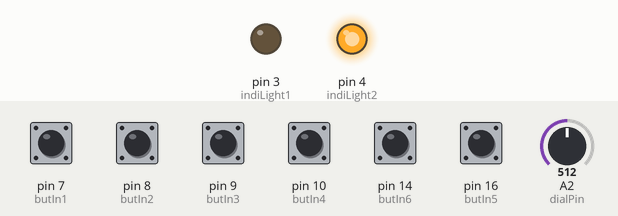
Bench run of a sketch on a simulated Arduino Leonardo, built with avr-gcc and run on an emulated ATmega32U4. On the bench: output pins drawn as LEDs (lit = HIGH). Inputs (shaded band) come from the test bench; at power-on: pin 7 (butIn1), pin 8 (butIn2), pin 9 (butIn3), pin 10 (butIn4), pin 14 (butIn6), pin 16 (butIn5) HIGH, A2 (dialPin) = 512. USB keyboard and mouse output is not drawn; what the sketch prints to the serial monitor is not drawn.

Above: at 1.2 s.
1.3 s: A2 (dialPin) set to 504
At 1.7 s:
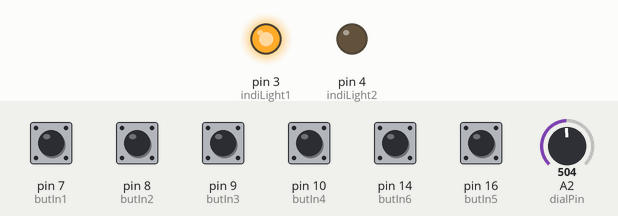
13.7 s: A2 (dialPin) set to 716
At 14.7 s:
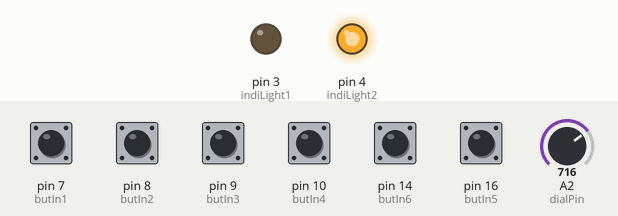
Timing chart, 0 to 16.2 s (numbered marks = the images above; inputs shaded):
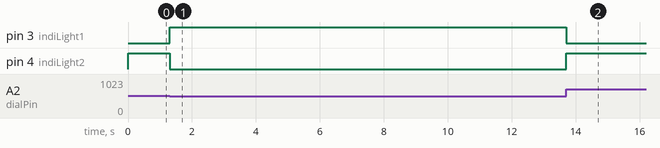

The sketch:

Blink_copy_20230213163703_copy_20230215143907.ino
```cpp
#include <Keyboard.h>

//INPUTS for buttons
const int butIn1 = 7;
const int butIn2 = 8;
const int butIn3 = 9;
const int butIn4 = 10;
const int butIn5 = 16;
const int butIn6 = 14;

int dialPin = A2;     // Pin connected to the potentiometer dial
int dialValue = 0;    // Variable to store the dial value
int outputValue = 0;  // value read from the pot

const int indiLight1 = 3; //Dial indicator lights
const int indiLight2 = 4;

void setup() {
  pinMode(butIn1, INPUT_PULLUP); //Setting button pinmodes to read
  pinMode(butIn2, INPUT_PULLUP);
  pinMode(butIn3, INPUT_PULLUP);
  pinMode(butIn4, INPUT_PULLUP);
  pinMode(butIn5, INPUT_PULLUP);
  pinMode(butIn6, INPUT_PULLUP);

  pinMode(dialPin, INPUT); // Dial pin reader

  pinMode(3, OUTPUT); //Indicator light output
  pinMode(4, OUTPUT);

  Keyboard.begin(); //Starting keyboard reader
  Serial.begin(9600); //Starting serial reader for dial
}

void loop() {

  readDialValue();

  // wait 2 milliseconds before the next loop for the analog-to-digital converter to settle after the last reading:
  delay(2);

  switch (outputValue) { //Runs different functions depending on dial
    case 0:
      digitalWrite(indiLight1, HIGH); //Turning on/off proper indicator lights
      digitalWrite(indiLight2, LOW);

      if (digitalRead(butIn1) == LOW) {
        openLinkOne();
        Serial.print("Case 0 button 0");
        delay(1000);
      }
      if (digitalRead(butIn2) == LOW) {
        openAppOne();
        Serial.print("Case 0 button 1");
        delay(1000);
      }
      if (digitalRead(butIn3) == LOW) {
        makeCallOne();
        Serial.print("Case 0 button 2");
        delay(1000);
      }
      if (digitalRead(butIn4) == LOW) {
        sendEmailOne();
        Serial.print("Case 0 button 3");
        delay(1000);
      }
      if (digitalRead(butIn5) == LOW) {
        sendIMessageOne();
        Serial.print("Case 0 button 4");
        delay(1000);
      }
      if (digitalRead(butIn6) == LOW) {
        Serial.print("ANOTHER FUNCTION 1");
        Serial.print("Case 0 button 5");
        delay(1000);
      }
      break;

    case 1:
      digitalWrite(indiLight1, LOW);
      digitalWrite(indiLight2, HIGH);

      if (digitalRead(butIn1) == LOW) {
        openLinkTwo();
        Serial.print("Case 1 button 0");
        delay(1000);
      }
      if (digitalRead(butIn2) == LOW) {
        openAppTwo();
        Serial.print("Case 1 button 1");
        delay(1000);
      }
      if (digitalRead(butIn3) == LOW) {
        makeCallTwo();
        Serial.print("Case 1 button 2");
        delay(1000);
      }
      if (digitalRead(butIn4) == LOW) {
        sendEmailTwo();
        Serial.print("Case 1 button 3");
        delay(1000);
      }
      if (digitalRead(butIn5) == LOW) {
        sendIMessageTwo();
        Serial.print("Case 1 button 4");
        delay(1000);
      }
      if (digitalRead(butIn6) == LOW) {
        Serial.print("ANOTHER FUNCTION 2");
        Serial.print("Case 1 button 5");
        delay(1000);
      }

      break;
    default:
      // run a default function
      break;
  }
}

//Printing dial results to the Serial Monitor
void readDialValue(){
  dialValue = analogRead(dialPin);              // Reading the dial value
  outputValue = map(dialValue, 0, 1023, 0, 2);  // Map the dial value to 0-1
  Serial.print("dialValue = ");
  Serial.print(dialValue);
  Serial.print("\t output = ");
  Serial.println(outputValue);
}

//TYPING FUNCTIONS THAT OCCUR ON COMPUTER WITH KEYBOARD

//Opens Terminal
void openTerminal() {
  Keyboard.press(KEY_LEFT_GUI);
  Keyboard.press(32);
  Keyboard.releaseAll();
  delay(500);
  Keyboard.print("terminal");
  Keyboard.press(KEY_KP_ENTER);
  delay(500);
  Keyboard.releaseAll();
  delay(750);
}

//Opening links
void openLinkOne() {
  openTerminal();
  Keyboard.print("Python3 openLinkOne.py");
  Keyboard.press(KEY_KP_ENTER);
  Keyboard.releaseAll();
}
void openLinkTwo() {
  openTerminal();
  Keyboard.print("Python3 openLinkTwo.py");
  Keyboard.press(KEY_KP_ENTER);
  Keyboard.releaseAll();
}

//Opens apps
void openAppOne() {
  openTerminal();
  Keyboard.print("Python3 openAppOne.py");
  Keyboard.press(KEY_KP_ENTER);
  Keyboard.releaseAll();
}
void openAppTwo() {
  openTerminal();
  Keyboard.print("Python3 openAppTwo.py");
  Keyboard.press(KEY_KP_ENTER);
  Keyboard.releaseAll();
}

//Makes phone calls
void makeCallOne() {
  openTerminal();
  Keyboard.print("Python3 makeCallOne.py");
  Keyboard.press(KEY_KP_ENTER);
  Keyboard.releaseAll();
}
void makeCallTwo() {
  openTerminal();
  Keyboard.print("Python3 makeCallTwo.py");
  Keyboard.press(KEY_KP_ENTER);
  Keyboard.releaseAll();
}

//Opens black email on Outlook app
void sendEmailOne() {
  openTerminal();
  Keyboard.print("Python3 sendEmailOne.py");
  Keyboard.press(KEY_KP_ENTER);
  Keyboard.releaseAll();
}
void sendEmailTwo() {
  openTerminal();
  Keyboard.print("Python3 sendEmailTwo.py");
  Keyboard.press(KEY_KP_ENTER);
  Keyboard.releaseAll();
}

//Sends Imessage text
void sendIMessageOne() {
  openTerminal();
  Keyboard.print("Python3 sendImessageOne.py");
  Keyboard.press(KEY_KP_ENTER);
  Keyboard.releaseAll();
}
void sendIMessageTwo() {
  openTerminal();
  Keyboard.print("Python3 sendImessageTwo.py");
  Keyboard.press(KEY_KP_ENTER);
  Keyboard.releaseAll();
}
```

Measured:
- the behaviour switches between 512 and 511 on A2 (dialPin) (found by bisection; images 0 and 1)
- after the input at 1.3 s, pin 3 (indiLight1): LOW → HIGH at once; pin 4 (indiLight2): HIGH → LOW at once
- after the input at 13.7 s, pin 3 (indiLight1): HIGH → LOW at once; pin 4 (indiLight2): LOW → HIGH at once
